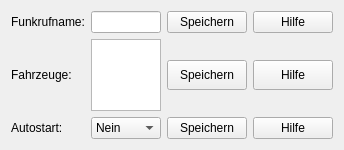
          <widget class="QWidget" name="AllgemeineEinstellungen">
           <property name="geometry">
            <rect>
             <x>0</x>
             <y>0</y>
             <width>340</width>
             <height>150</height>
            </rect>
           </property>
           <attribute name="label">
            <string>1. Allgemeine Einstellungen:</string>
           </attribute>
           <layout class="QGridLayout" name="gridLayout_6">
            <item row="0" column="0">
             <widget class="QLabel" name="label_settings_funkrufname">
              <property name="sizePolicy">
               <sizepolicy hsizetype="Preferred" vsizetype="Preferred">
                <horstretch>0</horstretch>
                <verstretch>0</verstretch>
               </sizepolicy>
              </property>
              <property name="text">
               <string>Funkrufname:</string>
              </property>
             </widget>
            </item>
            <item row="0" column="3">
             <widget class="QPushButton" name="pushButton_help_settings_funkrufname">
              <property name="sizePolicy">
               <sizepolicy hsizetype="Preferred" vsizetype="Preferred">
                <horstretch>0</horstretch>
                <verstretch>0</verstretch>
               </sizepolicy>
              </property>
              <property name="minimumSize">
               <size>
                <width>0</width>
                <height>0</height>
               </size>
              </property>
              <property name="maximumSize">
               <size>
                <width>16777215</width>
                <height>30</height>
               </size>
              </property>
              <property name="text">
               <string>Hilfe</string>
              </property>
             </widget>
            </item>
            <item row="1" column="1">
             <widget class="QTextEdit" name="textEdit_fahrzeuge"/>
            </item>
            <item row="0" column="1">
             <widget class="QLineEdit" name="lineEdit_settings_funkrufname">
              <property name="sizePolicy">
               <sizepolicy hsizetype="Preferred" vsizetype="Preferred">
                <horstretch>0</horstretch>
                <verstretch>0</verstretch>
               </sizepolicy>
              </property>
              <property name="minimumSize">
               <size>
                <width>0</width>
                <height>0</height>
               </size>
              </property>
              <property name="maximumSize">
               <size>
                <width>16777215</width>
                <height>16777215</height>
               </size>
              </property>
             </widget>
            </item>
            <item row="1" column="3">
             <widget class="QPushButton" name="pushButton_help_setting_fahrzeuge">
              <property name="sizePolicy">
               <sizepolicy hsizetype="Preferred" vsizetype="Preferred">
                <horstretch>0</horstretch>
                <verstretch>0</verstretch>
               </sizepolicy>
              </property>
              <property name="minimumSize">
               <size>
                <width>0</width>
                <height>0</height>
               </size>
              </property>
              <property name="maximumSize">
               <size>
                <width>16777215</width>
                <height>30</height>
               </size>
              </property>
              <property name="text">
               <string>Hilfe</string>
              </property>
             </widget>
            </item>
            <item row="3" column="1">
             <spacer name="verticalSpacer_2">
              <property name="orientation">
               <enum>Qt::Vertical</enum>
              </property>
              <property name="sizeHint" stdset="0">
               <size>
                <width>20</width>
                <height>40</height>
               </size>
              </property>
             </spacer>
            </item>
            <item row="1" column="2">
             <widget class="QPushButton" name="pushButton_safe_setting_fahrzeuge">
              <property name="sizePolicy">
               <sizepolicy hsizetype="Preferred" vsizetype="Preferred">
                <horstretch>0</horstretch>
                <verstretch>0</verstretch>
               </sizepolicy>
              </property>
              <property name="minimumSize">
               <size>
                <width>0</width>
                <height>0</height>
               </size>
              </property>
              <property name="maximumSize">
               <size>
                <width>16777215</width>
                <height>30</height>
               </size>
              </property>
              <property name="text">
               <string>Speichern</string>
              </property>
             </widget>
            </item>
            <item row="1" column="0">
             <widget class="QLabel" name="label_setting_fahrzeuge">
              <property name="sizePolicy">
               <sizepolicy hsizetype="Preferred" vsizetype="Preferred">
                <horstretch>0</horstretch>
                <verstretch>0</verstretch>
               </sizepolicy>
              </property>
              <property name="text">
               <string>Fahrzeuge:</string>
              </property>
             </widget>
            </item>
            <item row="0" column="2">
             <widget class="QPushButton" name="pushButton_safe_settings_funkrufname">
              <property name="sizePolicy">
               <sizepolicy hsizetype="Preferred" vsizetype="Preferred">
                <horstretch>0</horstretch>
                <verstretch>0</verstretch>
               </sizepolicy>
              </property>
              <property name="minimumSize">
               <size>
                <width>0</width>
                <height>0</height>
               </size>
              </property>
              <property name="maximumSize">
               <size>
                <width>16777215</width>
                <height>30</height>
               </size>
              </property>
              <property name="text">
               <string>Speichern</string>
              </property>
             </widget>
            </item>
            <item row="2" column="1">
             <widget class="QComboBox" name="comboBox">
              <item>
               <property name="text">
                <string>Nein</string>
               </property>
              </item>
              <item>
               <property name="text">
                <string>Ja</string>
               </property>
              </item>
             </widget>
            </item>
            <item row="2" column="0">
             <widget class="QLabel" name="Autostart">
              <property name="text">
               <string>Autostart:</string>
              </property>
             </widget>
            </item>
            <item row="2" column="2">
             <widget class="QPushButton" name="pushButton_safe_autostart">
              <property name="text">
               <string>Speichern</string>
              </property>
             </widget>
            </item>
            <item row="2" column="3">
             <widget class="QPushButton" name="pushButton_help_autostart">
              <property name="text">
               <string>Hilfe</string>
              </property>
             </widget>
            </item>
           </layout>
          </widget>
